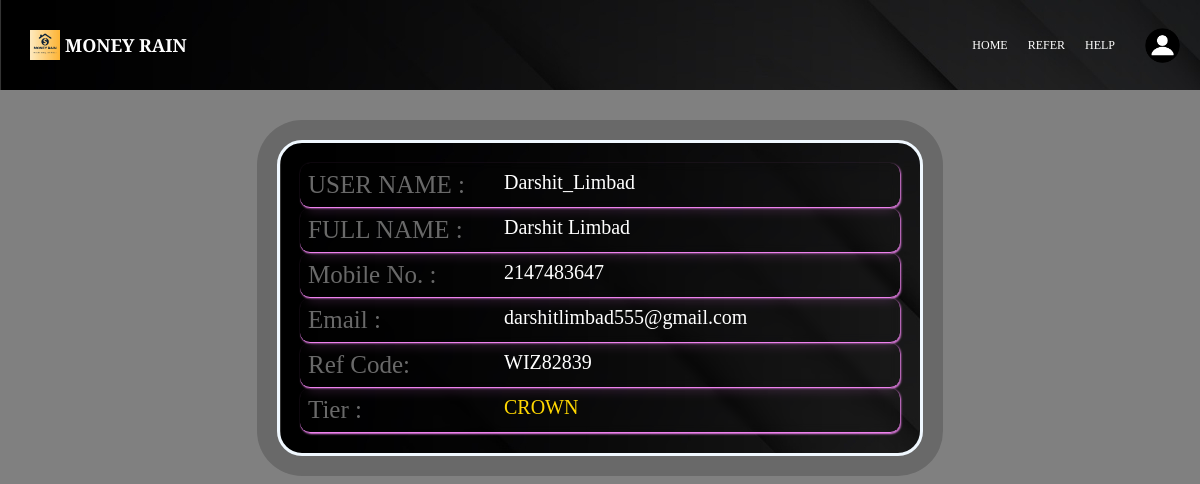
The page /Dashboard/profile.php (signed in) on the database as committed earlier.
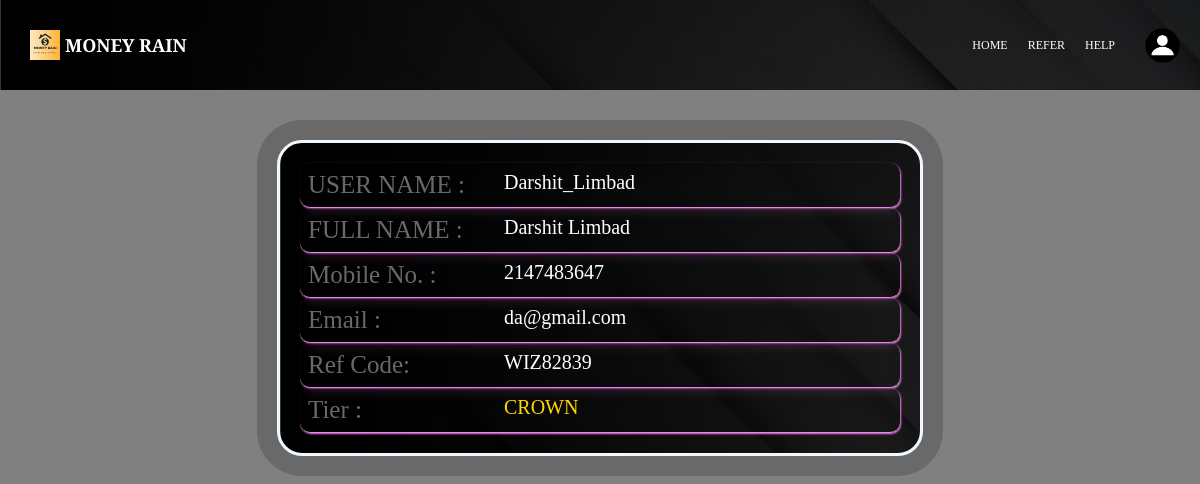
The same page on the database as committed later.
### tables this page shows
CREATE TABLE `user` (
  `id` int(11) NOT NULL,
  `unm` varchar(30) NOT NULL,
  `fname` varchar(50) NOT NULL,
  `mono` int(11) NOT NULL,
  `email` varchar(30) NOT NULL,
  `pass` varchar(40) NOT NULL,
  `points` int(11) NOT NULL DEFAULT 0,
  `tier` varchar(10) NOT NULL DEFAULT 'NO TIER',
  `ref_cd` varchar(10) NOT NULL,
  `p_ref_cd` varchar(10) DEFAULT NULL
);

### Dashboard/profile.php (the view, shortened to what this page needs)
<?php
	require "interface.php";
?>
<!DOCTYPE HTML>
<html>
	<head>
		<link rel="stylesheet" href="style/profile.css" type="text/css">
	</head>
	<body>
		<div class="container" style="background-image:url(img/bg.jpg)">
			<div class="row">
				<div class="col-30">
					<span>USER NAME : </span>
				</div>
				<div class="col-60">
					<span> <?php echo $details['unm']; ?> </span>
				</div>
			</div>
			<div class="row">
				<div class="col-30">
					<span>FULL NAME : </span>
				</div>
				<div class="col-60">
					<span> <?php echo $details['fname']?> </span>
				</div>
			</div>
			<div class="row">
				<div class="col-30">
					<span>Mobile No. : </span>
				</div>
				<div class="col-60">
					<span> <?php echo $details['mono']?> </span>
				</div>
			</div>
			<div class="row">
				<div class="col-30">
					<span>Email : </span>
				</div>
				<div class="col-60">
					<span> <?php echo $details['email']?>
				</div>
			</div>
			<div class="row">
				<div class="col-30">
					<span>Ref Code: </span>
				</div>
				<div class="col-60">
					<span> <?php echo $details['ref_cd']?>
				</div>
			</div>
			<div class="row">
				<div class="col-30">
					<span>Tier : </span>
				</div>
				<div class="col-60">
					<span style="color:gold;"> <?php echo $details['tier']?>
				</div>
			</div>
		</div>
	</body>

### Dashboard/interface.php (shortened to what this page needs)
<?php
	require "function/_config.php";
	$unm = $_SESSION["unm"];
	$sql = "SELECT * FROM `user` WHERE `unm` = '$unm'";
	$fire_sql = mysqli_query($conn , $sql);
	$details=mysqli_fetch_assoc($fire_sql);
?>
<!DOCTYPE html>
<html lang="en">
<head>
    <link rel="stylesheet" href="style/interface.css" type="text/css">
</head>
<body>
<header id="header" style="background-image: url('img/bg.jpg');">
    <div class="logo font" onclick="window.location.assign('/dashboard/')">
        <img src="img/logo.jpg" alt="Logo" class="prevent_select">
        <h2>MONEY RAIN</h2>
    </div>
    <nav id="header_nav" >
        <ul>
            <li><a href="/dashboard">HOME</a></li>
            <li><a href="/dashboard/refer.php">REFER</a></li>
            <li><a href="/dashboard/help.php">HELP</a></li>
			<img src="img/profile.jpg" onclick="window.location.assign('/dashboard/profile.php')" class="profile_img prevent_select">
        </ul>
    </nav>
</header>
</body>
</html>

### Dashboard/style/interface.css (style rules this page uses)
body { background-color: gray; box-sizing: border-box; margin: 0; }
.font { font-family: 'Libre Baskerville', serif , arial; }
.prevent_select { -moz-user-select: none; -webkit-user-select: none; user-select: none; -webkit-user-drag: none; }
#header { display: inline-flex; height: 90px; width:100%; font-size: 12px; position: relative; color:white; align-items: center; }
#header .logo { display: flex; align-items: center; width: 50%; position: relative; padding: 10px 25px; }
#header .logo img { height: 30px; width: 30px; padding: 5px; }
#header nav { display: flex; position: relative; width: 50%; justify-content: right; float: right; right: 40px; padding-top: 20px; }
#header nav ul { list-style-type: none; display: inline-flex; }
#header nav li { padding:0 10px; }
#header nav li a { text-decoration: none; color: white; }
#header nav img { height:35px; width:35px; border-radius:25px; position:relative; bottom:10px; left:20px; }

### Dashboard/style/profile.css (style rules this page uses)
.container { height:auto; width:50%; color:white; border:3px solid aliceblue; box-shadow:0px 0px 0px 20px #696969; border-radius:25px; padding:20px; margin:50px auto; display:block; }
.container .row { display:flex; flex-wrap:wrap; backdrop-filter:blur(5px); border-bottom:0.5px solid violet; box-shadow: 1px 1px 2px violet; border-radius: 10px; }
.container .row .col-30 { width:30%; font-size:25px; color:#696969; shadow:2px 2px 3px #898989; padding:5px; margin:3px; }
.container .row .col-60 { width:60%; font-size:20px; padding:5px; margin:3px; }

Rows that differ between the two databases and show on the page:
changed user "Darshit_Limbad": email "darshitlimbad555@gmail.com" → "da@gmail.com"
